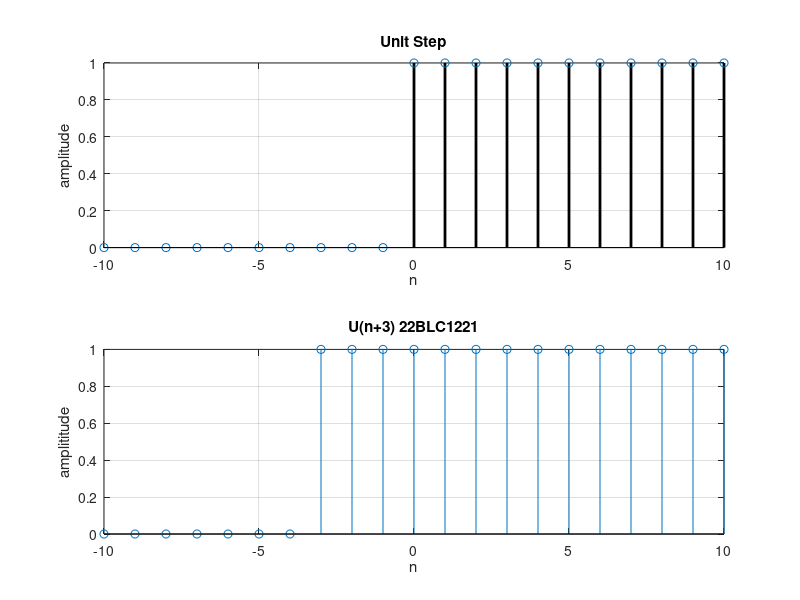

Here is the MATLAB script that generated this plot:
clc 
clear all; 
close all;
figure(1);
n=-10:10;
y = [zeros(1,10),ones(1,11)];
subplot(2,1,1);
stem(n,y,"color","k","LineWidth",2);
grid on
xlabel('n')
ylabel('amplitude')
title("Unit Step");
% 22BLC1221 
% 2+1=3
n=-10:10;
y=[zeros(1,7),ones(1,14)];
subplot(2,1,2);
stem(n,y);
grid on
xlabel('n');
ylabel('amplititude')
title('U(n+3) 22BLC1221')
